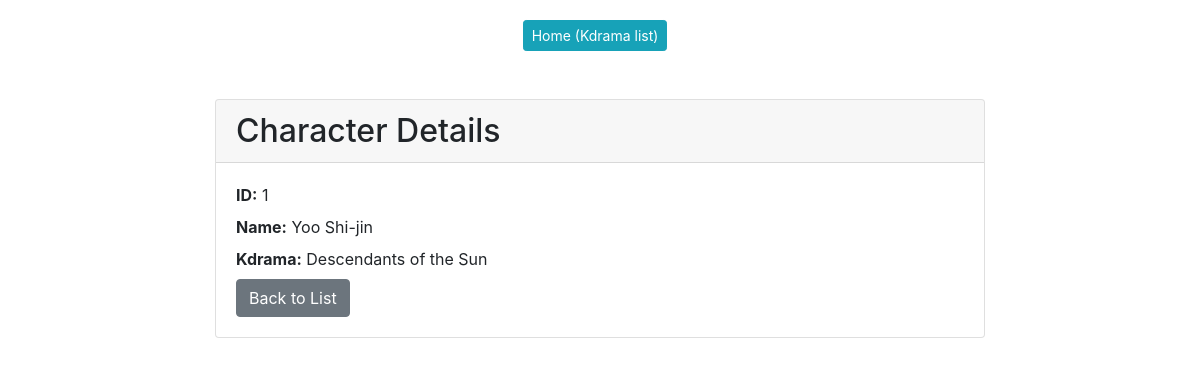
The page /kdrama/character_details/1/ on the database its author committed.
### kdrama/models.py (models this page shows, shortened)
class character(models.Model):
    character_id = models.AutoField(primary_key=True)
    name = models.CharField(max_length=50, blank=True)
    kdrama = models.ForeignKey(kdrama, on_delete=models.CASCADE)

class kdrama(models.Model):
    kdrama_id = models.AutoField(primary_key=True)
    title = models.CharField(max_length=100)
    description = models.CharField(max_length=500, blank=True)
    release_year = models.CharField(max_length=50, blank=True)
    duration = models.CharField(max_length=50, blank=True)

### kdrama/views.py (the view)
# urls.py: path('character_details/<int:character_id>/', views.CharacterDetails.as_view(), name='character_details'),
class CharacterDetails(View):
    def get(self, request, character_id):
        character1 = get_object_or_404(character, pk=character_id)
        user_can_modify = can_modify_information(request)
        user_can_purchase = user_purchase(request)
        return render(request=request, template_name='kdrama/character_details.html', context={'character': character1, 'user_can_modify': user_can_modify, 'user_can_purchase': user_can_purchase})

### kdrama/views.py (called while the page is built)
def can_modify_information(request):
    return request.user.groups.filter(name='Admin').exists()

def user_purchase(request):
    return request.user.groups.filter(name='User').exists()

### kdrama/templates/kdrama/character_details.html (shortened to what this page needs)
{% extends 'base.html' %}
{% block content %}
<body>
    <div class="container text-center">
        <a href="{% url 'kdrama-list' %}" class="btn btn-info btn-sm">Home (Kdrama list)</a>
    </div>
</body>
    <div class="card mt-5">
        <div class="card-header">
            <h2 class="mb-0">Character Details</h2>
        </div>
        <div class="card-body">
            <p class="mb-2"><strong>ID:</strong> {{ character.character_id }}</p>
            <p class="mb-2"><strong>Name:</strong> {{ character.name }}</p>
            <p class="mb-2"><strong>Kdrama:</strong> {{ character.kdrama.title }}</p>
            <a href="{% url 'character-list' %}" class="btn btn-secondary">Back to List</a>
        </div>
    </div>
{% endblock %}

### templates/base.html (style rules this page uses)
body { padding-top: 20px; }
.container { max-width: 800px; }
.btn { margin-right: 10px; }

### rows shown on the page
character: character_id "1", name "Yoo Shi-jin", kdrama "Descendants of the Sun"
